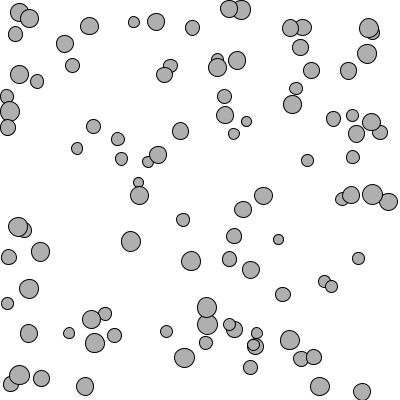
Frame 1 (no input)
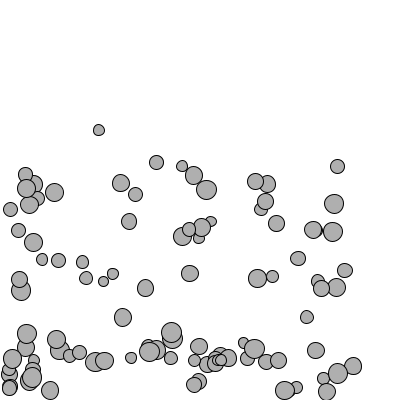
Frame 60 (the mouse pressed at the canvas centre just before this capture)
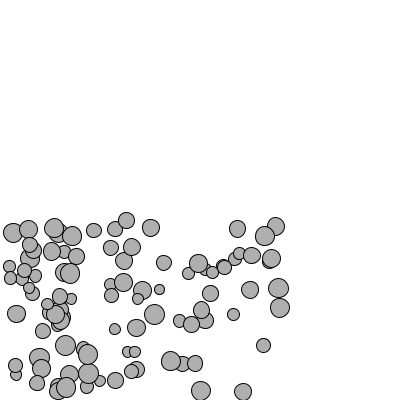
Frame 120 (the mouse held since frame 60 and released just before this capture)

The Processing sketch that drew these frames (run headless with seeded random() and noise(); from frame 60 on, the mouse is pressed at the canvas centre):

// Processing sketch: C2_2_motion_wind_gravity
// ── C2_2_motion_wind_gravity.pde
Mover[] movers = new Mover[100];

float tx,ty;

void setup(){
  size(400,400);
  tx = random(1000);
  ty = random(1000,2000);
  
  for (int i = 0; i < movers.length; i++){
    movers[i] = new Mover(random(5, 10), random(width), random(height));    
  }

}

void draw(){
  background(255);
  for (int i = 0; i < movers.length; i++ ){
    movers[i].applyForce(movers[i].get_windForce(tx,ty));//施加风力
    movers[i].applyForce(movers[i].gravity);//施加重力
    
    movers[i].bounce();//边缘反弹
    movers[i].update();
    movers[i].display();     
  }
  tx += 0.1;
  ty += 0.1;
}
// ── Mover.pde
class Mover {
  PVector loc;
  PVector v;
  PVector a;
  PVector windforce;//风力
  PVector gravity;//重力
  
  float topspeed;
  float mass;
  float g = 0.0098;
  float r;
  Mover(float rr, float p_x, float p_y) {
    mass = rr;
    r = rr;
    
    loc = new PVector(p_x, p_y);
    v = new PVector(0, 0);
    a = new PVector(0, 0);
    gravity = new PVector(0, mass*g);

    topspeed = 5;
    

  }

  void update() {
    v.add(a);
    v.limit(topspeed);
    loc.add(v);
    a.mult(0);
  }

  void display() {
    stroke(0);
    fill(175);
    ellipse(loc.x, loc.y, r*2, r*2);
  }
  
  void applyForce(PVector force){
    PVector f = PVector.div(force, mass);
    a.add(force);
  }
  
  void bounce(){
    if(loc.x-r < 0){
      loc.x = r;
      v.x = v.x*-1;
    }
    else if(loc.x+r > width){
      loc.x = width-r;
      v.x = v.x*-1;
    }
    if(loc.y-r < 0){
      loc.y = r;
      v.y = v.y*-1; 
    }
    else if(loc.y+r > height){
      loc.y = height-r;
      v.y = v.y*-1; 
    }
  }
  
  PVector get_windForce(float tx, float ty){
    float wf_x = map(noise(tx), 0,1,-0.1,0.1);
    float wf_y = map(noise(ty), 0,1,-0.1,0.1);
    
    windforce = new PVector(wf_x, wf_y);

    
    return windforce;
  }
}
